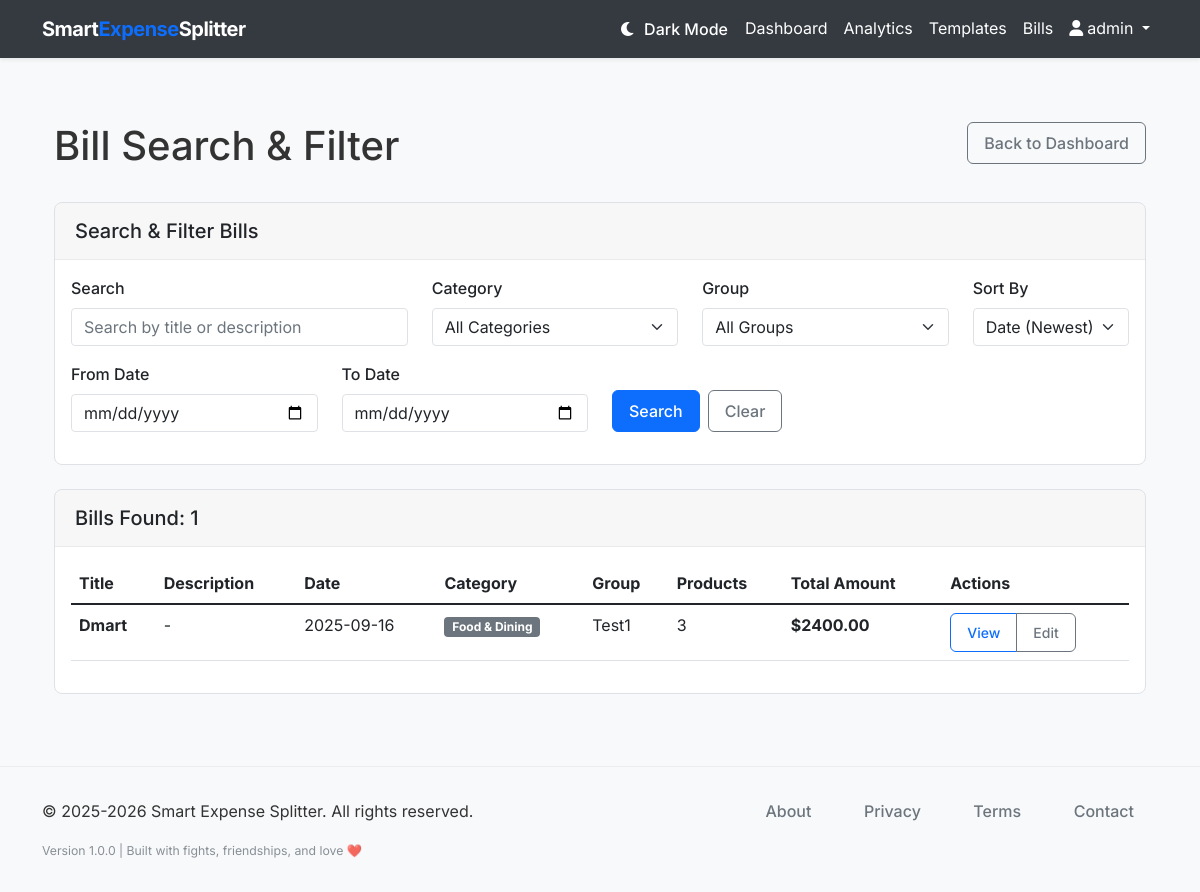
The page /bills (signed in) on the database its author committed.
### models.py (models this page shows, shortened)
class User(db.Model, UserMixin):
    __tablename__ = 'users'
    id = db.Column(db.Integer, primary_key=True)
    username = db.Column(db.String(64), unique=True, nullable=False)
    email = db.Column(db.String(120), unique=True, nullable=False)
    password_hash = db.Column(db.String(128), nullable=False)
    created_at = db.Column(db.DateTime, default=datetime.utcnow)
    groups = db.relationship('Group', back_populates='user', cascade='all, delete-orphan')
    bill_templates = db.relationship('BillTemplate', back_populates='user', cascade='all, delete-orphan')

class Bill(db.Model):
    __tablename__ = 'bills'
    id = db.Column(db.Integer, primary_key=True)
    title = db.Column(db.String(100), nullable=False)
    description = db.Column(db.String(255))
    date = db.Column(db.Date, default=datetime.utcnow().date)
    category = db.Column(db.String(50), default='Other')
    group_id = db.Column(db.Integer, db.ForeignKey('groups.id'), nullable=False)
    created_at = db.Column(db.DateTime, default=datetime.utcnow)
    group = db.relationship('Group', back_populates='bills')
    products = db.relationship('Product', back_populates='bill', cascade='all, delete-orphan')

class Group(db.Model):
    __tablename__ = 'groups'
    id = db.Column(db.Integer, primary_key=True)
    name = db.Column(db.String(100), nullable=False)
    description = db.Column(db.String(255))
    created_at = db.Column(db.DateTime, default=datetime.utcnow)
    user_id = db.Column(db.Integer, db.ForeignKey('users.id'), nullable=False)
    user = db.relationship('User', back_populates='groups')
    members = db.relationship('Member', back_populates='group', cascade='all, delete-orphan')
    bills = db.relationship('Bill', back_populates='group', cascade='all, delete-orphan')

### routes.py (the view, shortened to what this page needs)
@app.route('/bills')
@login_required
def bills():
    search_query = request.args.get('search', '', type=str)
    category_filter = request.args.get('category', '', type=str)
    date_from = request.args.get('date_from', '', type=str)
    date_to = request.args.get('date_to', '', type=str)
    group_filter = request.args.get('group', '', type=str)
    sort_by = request.args.get('sort', 'date_desc', type=str)
    query = Bill.query.join(Group).filter(Group.user_id == current_user.id)
    if category_filter:
        query = query.filter(Bill.category == category_filter)
    if date_from:
        try:
            from_date = datetime.strptime(date_from, '%Y-%m-%d').date()
            query = query.filter(Bill.date >= from_date)
        except ValueError:
            pass
    if date_to:
        try:
            to_date = datetime.strptime(date_to, '%Y-%m-%d').date()
            query = query.filter(Bill.date <= to_date)
        except ValueError:
            pass
    if group_filter:
        query = query.filter(Bill.group_id == int(group_filter))
    if sort_by == 'date_desc':
        query = query.order_by(Bill.date.desc())
    elif sort_by == 'date_asc':
        query = query.order_by(Bill.date.asc())
    elif sort_by == 'title_asc':
        query = query.order_by(Bill.title.asc())
    elif sort_by == 'title_desc':
        query = query.order_by(Bill.title.desc())
    elif sort_by == 'amount_desc':
        query = query.outerjoin(Product).group_by(Bill.id).order_by(db.func.sum(Product.price).desc().nullslast())
    elif sort_by == 'amount_asc':
        query = query.outerjoin(Product).group_by(Bill.id).order_by(db.func.sum(Product.price).asc().nullslast())
    page = request.args.get('page', 1, type=int)
    bills = query.paginate(page=page, per_page=10, error_out=False)
    user_groups = Group.query.filter_by(user_id=current_user.id).all()
    categories = ['Food & Dining', 'Transportation', 'Shopping', 'Entertainment', 'Bills & Utilities', 'Healthcare', 'Travel', 'Education', 'Other']
    return render_template('bills.html',
                         title='Bills',
                         bills=bills,
                         user_groups=user_groups,
                         categories=categories,
                         search_query=search_query,
                         category_filter=category_filter,
                         date_from=date_from,
                         date_to=date_to,
                         group_filter=group_filter,
                         sort_by=sort_by)

### templates/bills.html (shortened to what this page needs)
{% extends "layout.html" %}
{% block content %}
<div class="container mt-4">
    <div class="row mb-4">
        <div class="col-md-8">
            <h1>Bill Search & Filter</h1>
        </div>
        <div class="col-md-4 text-end">
            <a href="{{ url_for('dashboard') }}" class="btn btn-outline-secondary">Back to Dashboard</a>
        </div>
    </div>
    <div class="card mb-4">
        <div class="card-header">
            <h5 class="mb-0">Search & Filter Bills</h5>
        </div>
        <div class="card-body">
            <form method="GET" action="{{ url_for('bills') }}">
                <div class="row">
                    <div class="col-md-4 mb-3">
                        <label for="search" class="form-label">Search</label>
                        <input type="text" class="form-control" id="search" name="search"
                               value="{{ search_query }}" placeholder="Search by title or description">
                    </div>
                    <div class="col-md-3 mb-3">
                        <label for="category" class="form-label">Category</label>
                        <select class="form-select" id="category" name="category">
                            <option value="">All Categories</option>
                        </select>
                    </div>
                    <div class="col-md-3 mb-3">
                        <label for="group" class="form-label">Group</label>
                        <select class="form-select" id="group" name="group">
                            <option value="">All Groups</option>
                        </select>
                    </div>
                    <div class="col-md-2 mb-3">
                        <label for="sort" class="form-label">Sort By</label>
                        <select class="form-select" id="sort" name="sort">
                            <option value="date_desc" {% if sort_by == 'date_desc' %}selected{% endif %}>Date (Newest)</option>
                        </select>
                    </div>
                </div>
                <div class="row">
                    <div class="col-md-3 mb-3">
                        <label for="date_from" class="form-label">From Date</label>
                        <input type="date" class="form-control" id="date_from" name="date_from"
                               value="{{ date_from }}">
                    </div>
                    <div class="col-md-3 mb-3">
                        <label for="date_to" class="form-label">To Date</label>
                        <input type="date" class="form-control" id="date_to" name="date_to"
                               value="{{ date_to }}">
                    </div>
                    <div class="col-md-6 mb-3 d-flex align-items-end">
                        <button type="submit" class="btn btn-primary me-2">Search</button>
                        <a href="{{ url_for('bills') }}" class="btn btn-outline-secondary">Clear</a>
                    </div>
                </div>
            </form>
        </div>
    </div>
    <div class="card">
        <div class="card-header">
            <h5 class="mb-0">Bills Found: {{ bills.total }}</h5>
        </div>
        <div class="card-body">
            {% if bills.items %}
                <div class="table-responsive">
                    <table class="table table-hover">
                        <thead>
                            <tr>
                                <th>Title</th>
                                <th>Description</th>
                                <th>Date</th>
                                <th>Category</th>
                                <th>Group</th>
                                <th>Products</th>
                                <th>Total Amount</th>
                                <th>Actions</th>
                            </tr>
                        </thead>
                        <tbody>
                            {% for bill in bills.items %}
                                <tr>
                                    <td>
                                        <strong>{{ bill.title }}</strong>
                                    </td>
                                    <td>{{ bill.description or '-' }}</td>
                                    <td>{{ bill.date.strftime('%Y-%m-%d') }}</td>
                                    <td>
                                        <span class="badge bg-secondary">{{ bill.category }}</span>
                                    </td>
                                    <td>{{ bill.group.name }}</td>
                                    <td>{{ bill.products|length }}</td>
                                    <td>
                                        {% set total = bill.products|sum(attribute='price') %}
                                        <strong>${{ "%.2f"|format(total) }}</strong>
                                    </td>
                                    <td>
                                        <div class="btn-group" role="group">
                                            <a href="{{ url_for('bill_detail', bill_id=bill.id) }}"
                                               class="btn btn-sm btn-outline-primary">View</a>
                                            <a href="{{ url_for('edit_bill', bill_id=bill.id) }}"
                                               class="btn btn-sm btn-outline-secondary">Edit</a>
                                        </div>
                                    </td>
                                </tr>
                            {% endfor %}
                        </tbody>
                    </table>
                </div>
            {% endif %}
        </div>
    </div>
</div>
{% endblock %}

### templates/layout.html (shortened to what this page needs)
<!DOCTYPE html>
<html lang="en">
<head>
    <link href="https://cdn.jsdelivr.net/npm/bootstrap@5.1.3/dist/css/bootstrap.min.css" rel="stylesheet">
    <link rel="stylesheet" href="https://cdnjs.cloudflare.com/ajax/libs/font-awesome/6.0.0/css/all.min.css">
    <link rel="stylesheet" href="{{ url_for('static', filename='css/style.css') }}">
</head>
<body>
    <nav class="navbar navbar-expand-lg navbar-light bg-white shadow-sm">
        <div class="container">
            <a class="navbar-brand" href="{{ url_for('index') }}">Smart<span>Expense</span>Splitter</a>
            <div class="collapse navbar-collapse" id="navbarNav">
                <ul class="navbar-nav ms-auto">
                    {% if current_user.is_authenticated %}
                    <li class="nav-item">
                        <button class="btn btn-link nav-link" id="darkModeToggle" title="Toggle Dark Mode">
                        </button>
                    </li>
                    <li class="nav-item">
                        <a class="nav-link" href="{{ url_for('dashboard') }}">Dashboard</a>
                    </li>
                    <li class="nav-item">
                        <a class="nav-link" href="{{ url_for('analytics') }}">Analytics</a>
                    </li>
                    <li class="nav-item">
                                <a class="nav-link" href="{{ url_for('bill_templates') }}">Templates</a>
                            </li>
                            <li class="nav-item">
                                 <a class="nav-link" href="{{ url_for('bills') }}">Bills</a>
                             </li>
                    <li class="nav-item dropdown">
                        <a class="nav-link dropdown-toggle" href="#" id="navbarDropdown" role="button" data-bs-toggle="dropdown" aria-expanded="false">
                            <i class="fas fa-user me-1"></i>{{ current_user.username }}
                        </a>
                    </li>
                    {% endif %}
                </ul>
            </div>
        </div>
    </nav>
    <main class="container py-4">
        {% block content %}{% endblock %}
    </main>
    <footer class="footer" role="contentinfo" aria-label="Site footer">
        <div class="container">
            <div class="row">
                <div class="col-md-6" role="region" aria-labelledby="copyright-heading">
                    <p class="mb-0" itemprop="copyrightNotice">&copy; 2025-2026 Smart Expense Splitter. All rights reserved.</p>
                </div>
                <div class="col-md-6 text-md-end" role="region" aria-labelledby="footer-nav-heading">
                    <nav class="footer-links" aria-label="Legal and company information">
                        <ul class="list-inline mb-0" role="list">
                            <li class="list-inline-item" role="listitem">
                                <a href="{{ url_for('about') }}" aria-label="Learn more about Smart Expense Splitter company and mission"
                                   class="text-decoration-none" rel="noopener noreferrer">About</a>
                            </li>
                            <li class="list-inline-item" role="listitem">
                                <a href="{{ url_for('privacy') }}" aria-label="Read our privacy policy and data protection practices"
                                   class="text-decoration-none" rel="noopener noreferrer">Privacy</a>
                            </li>
                            <li class="list-inline-item" role="listitem">
                                <a href="{{ url_for('terms') }}" aria-label="Review our terms of service and usage agreements"
                                   class="text-decoration-none" rel="noopener noreferrer">Terms</a>
                            </li>
                            <li class="list-inline-item" role="listitem">
                                <a href="{{ url_for('contact') }}" aria-label="Contact Smart Expense Splitter support team"
                                   class="text-decoration-none" rel="noopener noreferrer">Contact</a>
                            </li>
                        </ul>
                    </nav>
                </div>
            </div>
            <div class="row mt-3" role="region" aria-labelledby="footer-info-heading">
                <div class="col-12">
                    <div class="footer-info text-center text-md-start" aria-label="Application version and technical information">
                        <small class="text-muted" itemprop="version" aria-label="Application version 1.0.0">
                            Version 1.0.0 | Built with fights, friendships, and love ❤️
                        </small>
                    </div>
                </div>
            </div>
        </div>
    </footer>
</body>
</html>

### rows shown on the page
User: username "admin"
Bill: title "Dmart", description "-", date "2025-09-16", category "Food & Dining", group.name "Test1", products|length "3", total "2400.00"

### other values the page prints
{{ bills.total }} "1"
